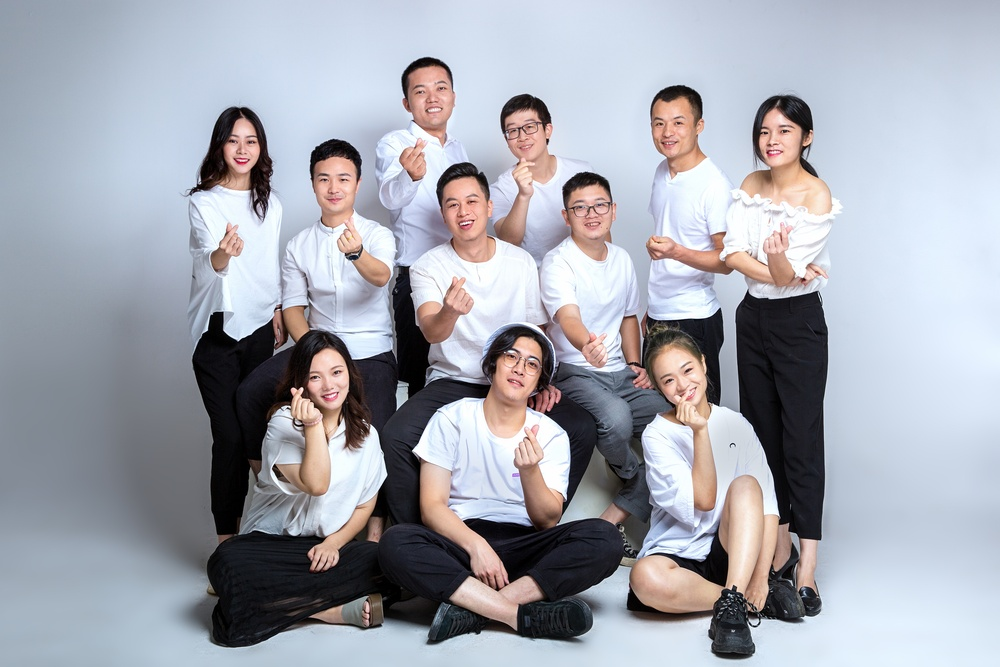
//> input picture Code/OpenCV/image/多人合影.jpg, 1000 x 667 px, shrunk from 3000 x 2000 before the run
$ ./哈尔级联   (built with g++ and OpenCV 4)
//> lines starting //> are read from the running program, lines starting //| are printed output that depends on the picture; after the words box and inside, x2 and y2 are one past the last pixel; in counts of white or black regions, pixels touching at a corner belong together
#include <opencv2/opencv.hpp>
#include <iostream>

using namespace cv;
using namespace std;

int main() {
    CascadeClassifier faceCascade("./model/haarcascade_frontalface_default.xml");
    if (faceCascade.empty()) {
        cerr << "Error: Could not load Haar cascade classifier!" << endl;
        return -1;
    }

    Mat src = imread("./image/多人合影.jpg");
//> src is the input picture: 667 rows x 1000 cols, CV_8UC3; mean B, G, R 175.9, 166.8, 164.3
    if (src.empty()) {
        cerr << "Error: Could not load image!" << endl;
        return -1;
    }

    // 将图像转换为灰度图像
    Mat gray;
    cvtColor(src, gray, COLOR_BGR2GRAY);
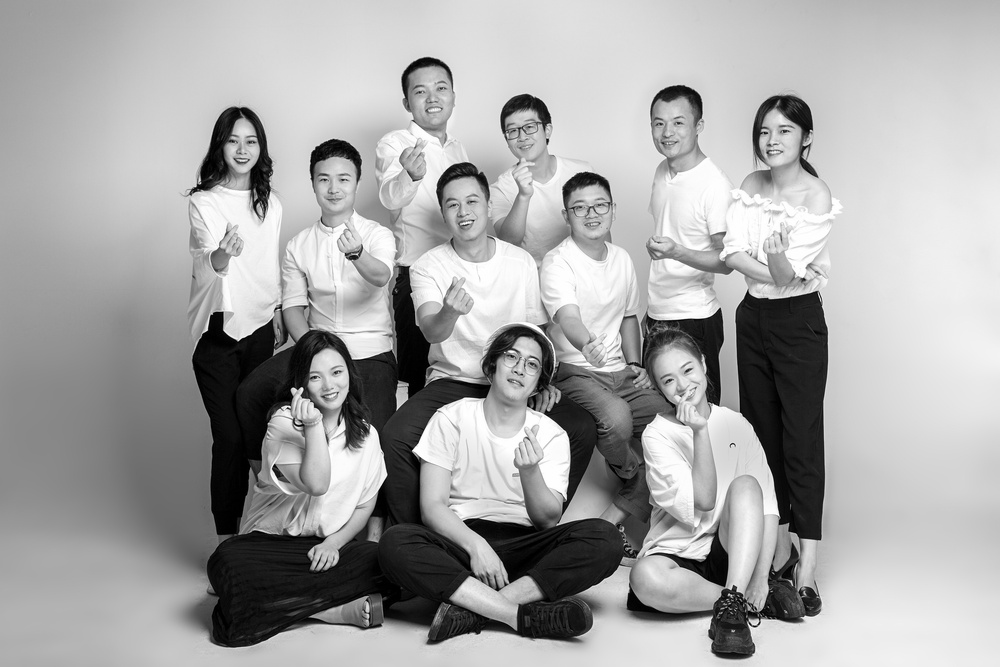
//> gray: 667 rows x 1000 cols, CV_8UC1; min 0, max 255, mean 167.1

    // 检测人脸
    vector<Rect> faces;
    faceCascade.detectMultiScale(gray, faces, 1.1, 3, 0, Size(30, 30));
//> faces = 11 Rects (x, y, width, height), first 8: [217, 123, 50, 50], [495, 108, 53, 53], [435, 180, 58, 58], [563, 185, 53, 53], [750, 111, 53, 53], [306, 156, 58, 58], [403, 68, 57, 57], [642, 101, 58, 58]

    for (const auto &face : faces) {
        rectangle(src, face, Scalar(0, 255, 0), 2);
    }
//> this loop made 11 passes
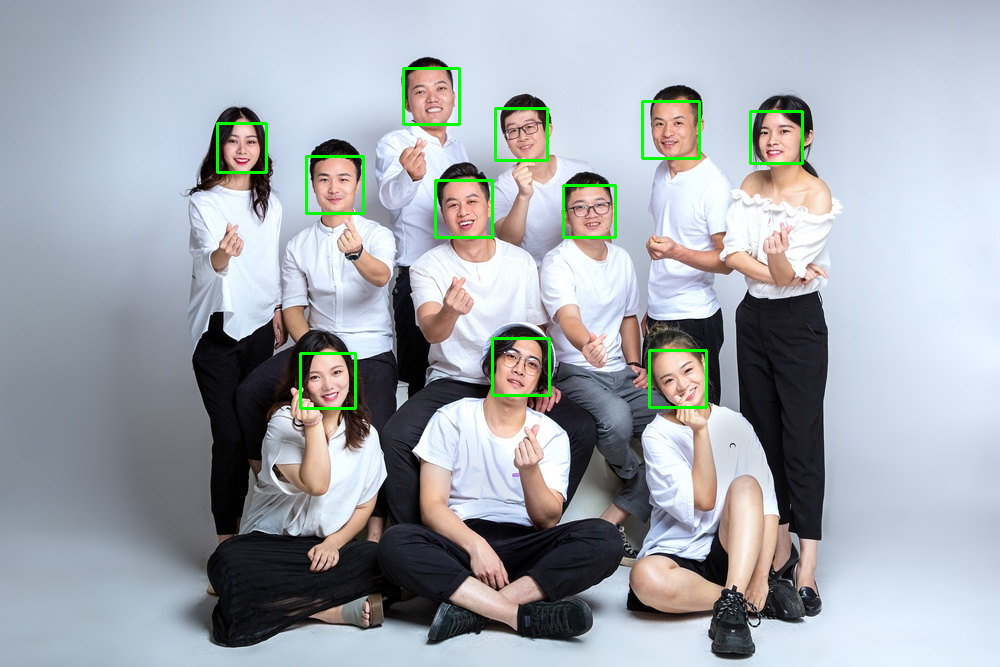
//> src: 667 rows x 1000 cols, CV_8UC3; 1.07% of pixels changed, all inside (x1, y1, x2, y2) = (216, 67, 804, 410)

    imwrite("./out/哈尔级联检测.jpg", src);
}

$ run again, with Code/OpenCV/image/3.jpg copied over Code/OpenCV/image/多人合影.jpg
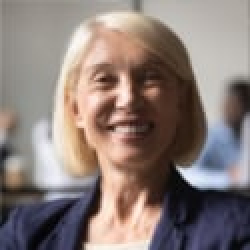
//> input picture Code/OpenCV/image/3.jpg, 125 x 125 px (shown 2 times larger)
//> src is the input picture: 125 rows x 125 cols, CV_8UC3; mean B, G, R 120.1, 124.6, 138.2
//> `cvtColor(src, gray, COLOR_BGR2GRAY);`:
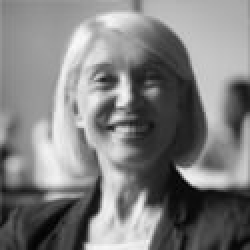
//> gray: 125 rows x 125 cols, CV_8UC1 (shown 2 times larger); min 1, max 250, mean 128.2
//> faces = 1 Rect (x, y, width, height): [32, 13, 64, 64]
//> the loop `for (const auto &face : faces)` made 1 pass
//> after the loop `for (const auto &face : faces)`:
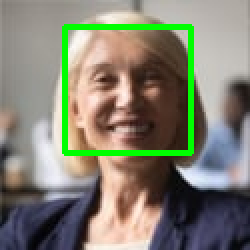
//> src: 125 rows x 125 cols, CV_8UC3 (shown 2 times larger); 4.81% of pixels changed, all inside (x1, y1, x2, y2) = (31, 12, 97, 78)
